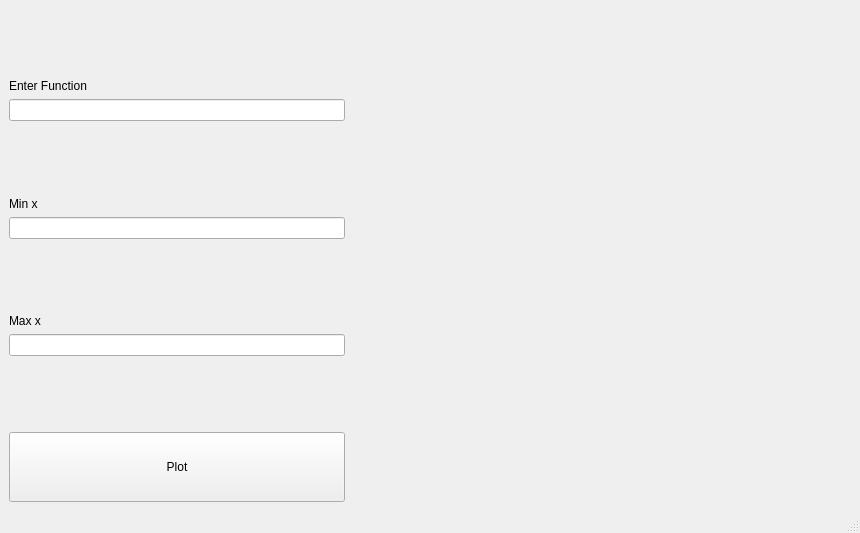
<?xml version="1.0" encoding="UTF-8"?>
<ui version="4.0">
 <class>Plotter</class>
 <widget class="QMainWindow" name="Plotter">
  <property name="geometry">
   <rect>
    <x>0</x>
    <y>0</y>
    <width>860</width>
    <height>533</height>
   </rect>
  </property>
  <property name="windowTitle">
   <string>Plotter</string>
  </property>
  <widget class="QWidget" name="centralwidget">
   <layout class="QGridLayout" name="gridLayout_2">
    <item row="0" column="0">
     <layout class="QGridLayout" name="gridLayout">
      <item row="0" column="0">
       <layout class="QHBoxLayout" name="horizontalLayout_2">
        <item>
         <layout class="QVBoxLayout" name="verticalLayout">
          <item>
           <spacer name="verticalSpacer_3">
            <property name="orientation">
             <enum>Qt::Vertical</enum>
            </property>
            <property name="sizeHint" stdset="0">
             <size>
              <width>20</width>
              <height>40</height>
             </size>
            </property>
           </spacer>
          </item>
          <item>
           <widget class="QLabel" name="label">
            <property name="sizePolicy">
             <sizepolicy hsizetype="Preferred" vsizetype="Fixed">
              <horstretch>0</horstretch>
              <verstretch>0</verstretch>
             </sizepolicy>
            </property>
            <property name="text">
             <string>Enter Function</string>
            </property>
           </widget>
          </item>
          <item>
           <widget class="QLineEdit" name="functionEdit"/>
          </item>
          <item>
           <spacer name="verticalSpacer_2">
            <property name="orientation">
             <enum>Qt::Vertical</enum>
            </property>
            <property name="sizeHint" stdset="0">
             <size>
              <width>20</width>
              <height>40</height>
             </size>
            </property>
           </spacer>
          </item>
          <item>
           <widget class="QLabel" name="label_3">
            <property name="sizePolicy">
             <sizepolicy hsizetype="Preferred" vsizetype="Fixed">
              <horstretch>0</horstretch>
              <verstretch>0</verstretch>
             </sizepolicy>
            </property>
            <property name="text">
             <string>Min x</string>
            </property>
           </widget>
          </item>
          <item>
           <widget class="QLineEdit" name="minEdit"/>
          </item>
          <item>
           <spacer name="verticalSpacer">
            <property name="orientation">
             <enum>Qt::Vertical</enum>
            </property>
            <property name="sizeHint" stdset="0">
             <size>
              <width>20</width>
              <height>40</height>
             </size>
            </property>
           </spacer>
          </item>
          <item>
           <widget class="QLabel" name="label_2">
            <property name="sizePolicy">
             <sizepolicy hsizetype="Preferred" vsizetype="Fixed">
              <horstretch>0</horstretch>
              <verstretch>0</verstretch>
             </sizepolicy>
            </property>
            <property name="text">
             <string>Max x</string>
            </property>
           </widget>
          </item>
          <item>
           <widget class="QLineEdit" name="maxEdit"/>
          </item>
          <item>
           <spacer name="verticalSpacer_4">
            <property name="orientation">
             <enum>Qt::Vertical</enum>
            </property>
            <property name="sizeHint" stdset="0">
             <size>
              <width>20</width>
              <height>40</height>
             </size>
            </property>
           </spacer>
          </item>
          <item>
           <widget class="QPushButton" name="plotBtn">
            <property name="sizePolicy">
             <sizepolicy hsizetype="Minimum" vsizetype="Expanding">
              <horstretch>0</horstretch>
              <verstretch>0</verstretch>
             </sizepolicy>
            </property>
            <property name="text">
             <string>Plot</string>
            </property>
           </widget>
          </item>
         </layout>
        </item>
       </layout>
      </item>
      <item row="0" column="1">
       <widget class="MPL" name="MPL" native="true">
        <property name="sizePolicy">
         <sizepolicy hsizetype="Expanding" vsizetype="Preferred">
          <horstretch>0</horstretch>
          <verstretch>0</verstretch>
         </sizepolicy>
        </property>
        <property name="minimumSize">
         <size>
          <width>500</width>
          <height>0</height>
         </size>
        </property>
        <property name="maximumSize">
         <size>
          <width>16777215</width>
          <height>16777215</height>
         </size>
        </property>
       </widget>
      </item>
     </layout>
    </item>
   </layout>
  </widget>
  <widget class="QMenuBar" name="menubar">
   <property name="geometry">
    <rect>
     <x>0</x>
     <y>0</y>
     <width>860</width>
     <height>21</height>
    </rect>
   </property>
  </widget>
  <widget class="QStatusBar" name="statusbar"/>
 </widget>
 <customwidgets>
  <customwidget>
   <class>MPL</class>
   <extends>QWidget</extends>
   <header>mpl.h</header>
   <container>1</container>
  </customwidget>
 </customwidgets>
 <resources/>
 <connections/>
</ui>
